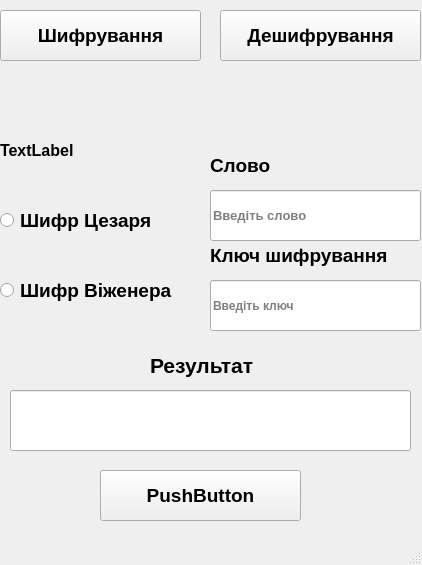
<?xml version="1.0" encoding="UTF-8"?>
<ui version="4.0">
 <class>MainWindow</class>
 <widget class="QMainWindow" name="MainWindow">
  <property name="geometry">
   <rect>
    <x>0</x>
    <y>0</y>
    <width>422</width>
    <height>565</height>
   </rect>
  </property>
  <property name="windowTitle">
   <string>MainWindow</string>
  </property>
  <widget class="QWidget" name="centralwidget">
   <widget class="QPushButton" name="cript">
    <property name="geometry">
     <rect>
      <x>0</x>
      <y>10</y>
      <width>201</width>
      <height>51</height>
     </rect>
    </property>
    <property name="font">
     <font>
      <pointsize>14</pointsize>
      <weight>75</weight>
      <bold>true</bold>
     </font>
    </property>
    <property name="text">
     <string>Шифрування</string>
    </property>
   </widget>
   <widget class="QPushButton" name="decript">
    <property name="geometry">
     <rect>
      <x>220</x>
      <y>10</y>
      <width>201</width>
      <height>51</height>
     </rect>
    </property>
    <property name="font">
     <font>
      <pointsize>14</pointsize>
      <weight>75</weight>
      <bold>true</bold>
     </font>
    </property>
    <property name="text">
     <string>Дешифрування</string>
    </property>
   </widget>
   <widget class="QRadioButton" name="cesar">
    <property name="geometry">
     <rect>
      <x>0</x>
      <y>210</y>
      <width>201</width>
      <height>21</height>
     </rect>
    </property>
    <property name="font">
     <font>
      <pointsize>14</pointsize>
      <weight>75</weight>
      <bold>true</bold>
     </font>
    </property>
    <property name="text">
     <string>Шифр Цезаря</string>
    </property>
   </widget>
   <widget class="QRadioButton" name="vinjern">
    <property name="geometry">
     <rect>
      <x>0</x>
      <y>280</y>
      <width>201</width>
      <height>21</height>
     </rect>
    </property>
    <property name="font">
     <font>
      <pointsize>14</pointsize>
      <weight>75</weight>
      <bold>true</bold>
     </font>
    </property>
    <property name="text">
     <string>Шифр Віженера</string>
    </property>
   </widget>
   <widget class="QLabel" name="type">
    <property name="geometry">
     <rect>
      <x>0</x>
      <y>130</y>
      <width>211</width>
      <height>41</height>
     </rect>
    </property>
    <property name="font">
     <font>
      <pointsize>12</pointsize>
      <weight>75</weight>
      <bold>true</bold>
     </font>
    </property>
    <property name="text">
     <string>TextLabel</string>
    </property>
   </widget>
   <widget class="QLineEdit" name="word">
    <property name="geometry">
     <rect>
      <x>210</x>
      <y>190</y>
      <width>211</width>
      <height>51</height>
     </rect>
    </property>
    <property name="font">
     <font>
      <pointsize>10</pointsize>
      <weight>75</weight>
      <bold>true</bold>
     </font>
    </property>
    <property name="placeholderText">
     <string>Введіть слово</string>
    </property>
   </widget>
   <widget class="QLineEdit" name="lineEdit_2">
    <property name="geometry">
     <rect>
      <x>210</x>
      <y>280</y>
      <width>211</width>
      <height>51</height>
     </rect>
    </property>
    <property name="font">
     <font>
      <weight>75</weight>
      <bold>true</bold>
     </font>
    </property>
    <property name="placeholderText">
     <string>Введіть ключ</string>
    </property>
   </widget>
   <widget class="QLineEdit" name="result">
    <property name="geometry">
     <rect>
      <x>10</x>
      <y>390</y>
      <width>401</width>
      <height>61</height>
     </rect>
    </property>
    <property name="font">
     <font>
      <pointsize>12</pointsize>
      <weight>75</weight>
      <bold>true</bold>
     </font>
    </property>
   </widget>
   <widget class="QLabel" name="labelWord">
    <property name="geometry">
     <rect>
      <x>210</x>
      <y>150</y>
      <width>201</width>
      <height>31</height>
     </rect>
    </property>
    <property name="font">
     <font>
      <pointsize>14</pointsize>
      <weight>75</weight>
      <bold>true</bold>
     </font>
    </property>
    <property name="text">
     <string>Слово</string>
    </property>
   </widget>
   <widget class="QLabel" name="labelKey">
    <property name="geometry">
     <rect>
      <x>210</x>
      <y>240</y>
      <width>201</width>
      <height>31</height>
     </rect>
    </property>
    <property name="font">
     <font>
      <pointsize>14</pointsize>
      <weight>75</weight>
      <bold>true</bold>
     </font>
    </property>
    <property name="text">
     <string>Ключ шифрування</string>
    </property>
   </widget>
   <widget class="QPushButton" name="doResult">
    <property name="geometry">
     <rect>
      <x>100</x>
      <y>470</y>
      <width>201</width>
      <height>51</height>
     </rect>
    </property>
    <property name="font">
     <font>
      <pointsize>14</pointsize>
      <weight>75</weight>
      <bold>true</bold>
     </font>
    </property>
    <property name="text">
     <string>PushButton</string>
    </property>
   </widget>
   <widget class="QLabel" name="label">
    <property name="geometry">
     <rect>
      <x>150</x>
      <y>350</y>
      <width>111</width>
      <height>31</height>
     </rect>
    </property>
    <property name="font">
     <font>
      <pointsize>16</pointsize>
      <weight>75</weight>
      <bold>true</bold>
     </font>
    </property>
    <property name="text">
     <string>Результат</string>
    </property>
   </widget>
  </widget>
  <widget class="QStatusBar" name="statusbar"/>
 </widget>
 <resources/>
 <connections/>
</ui>
